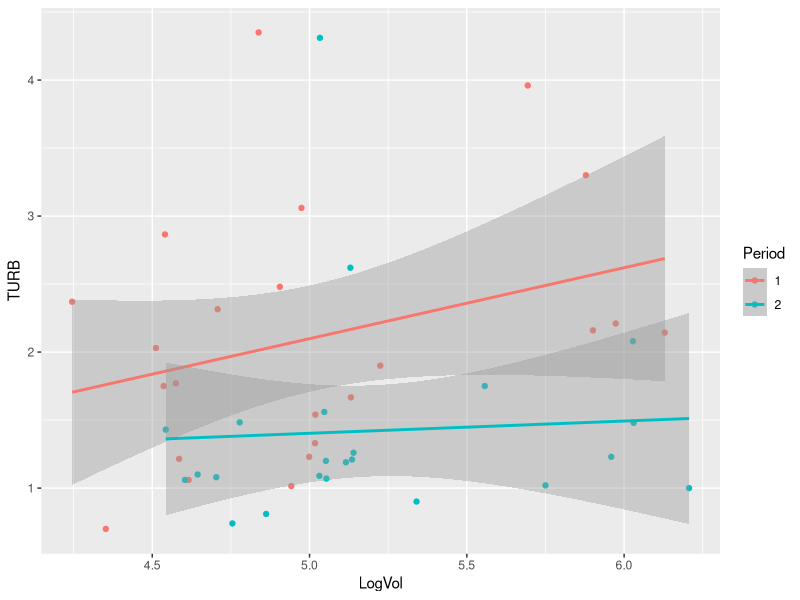
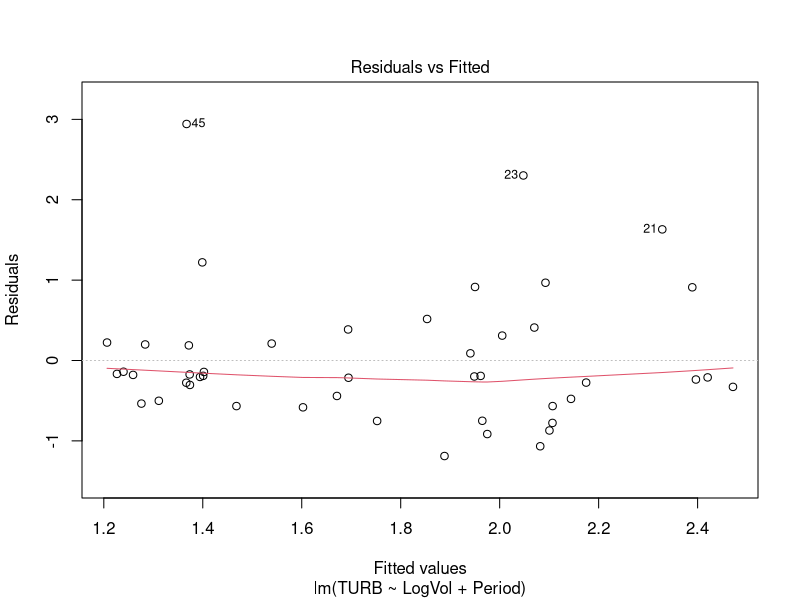
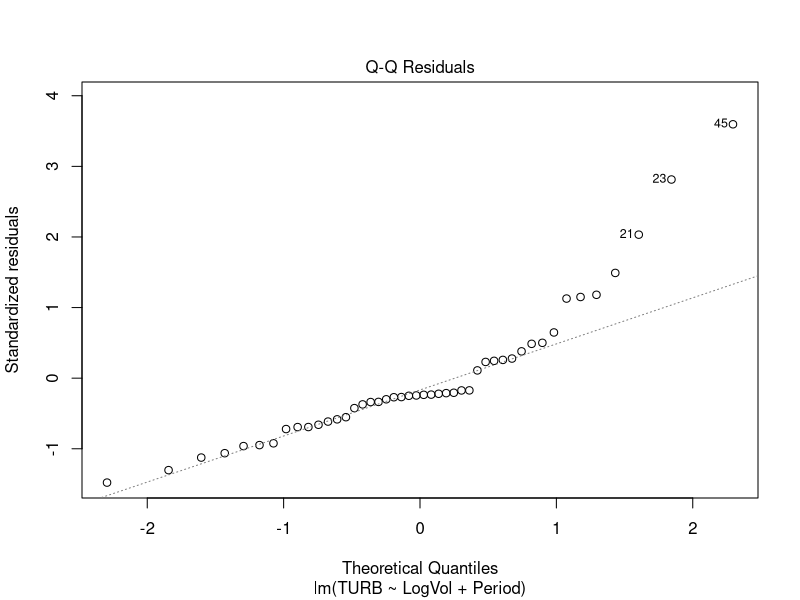
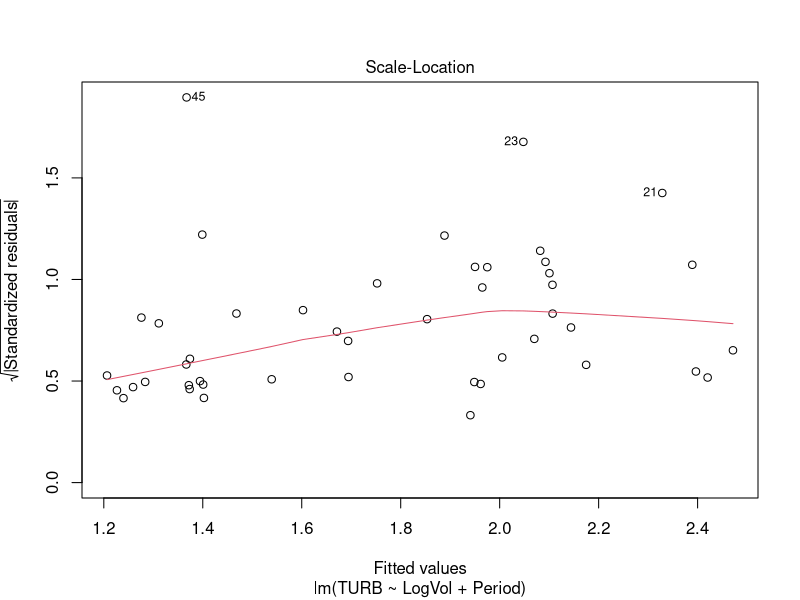
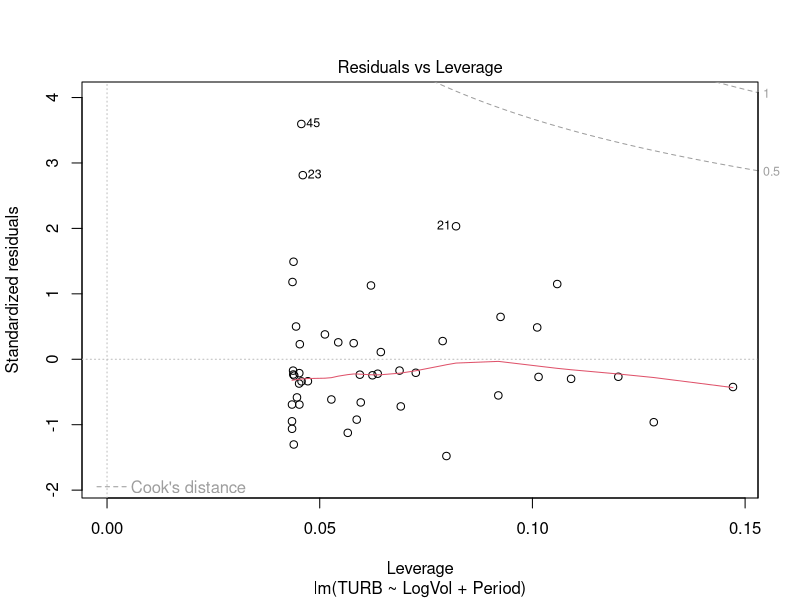
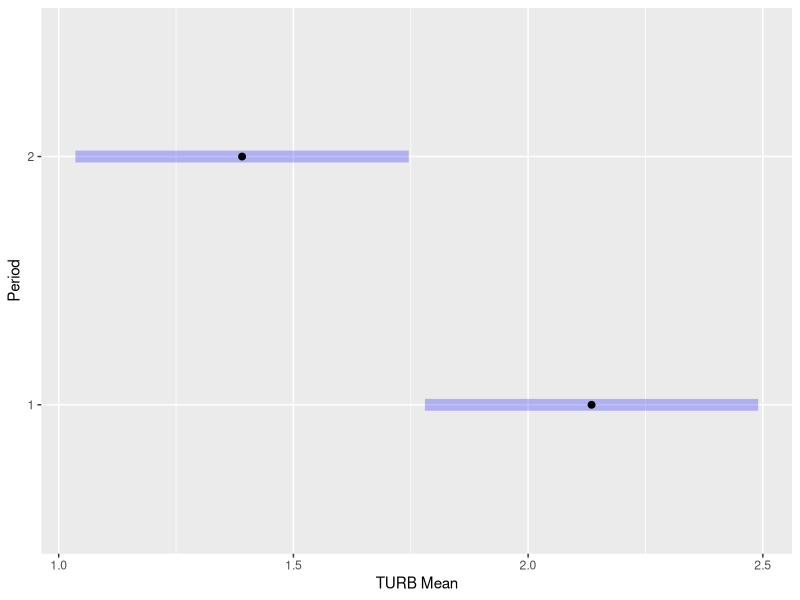
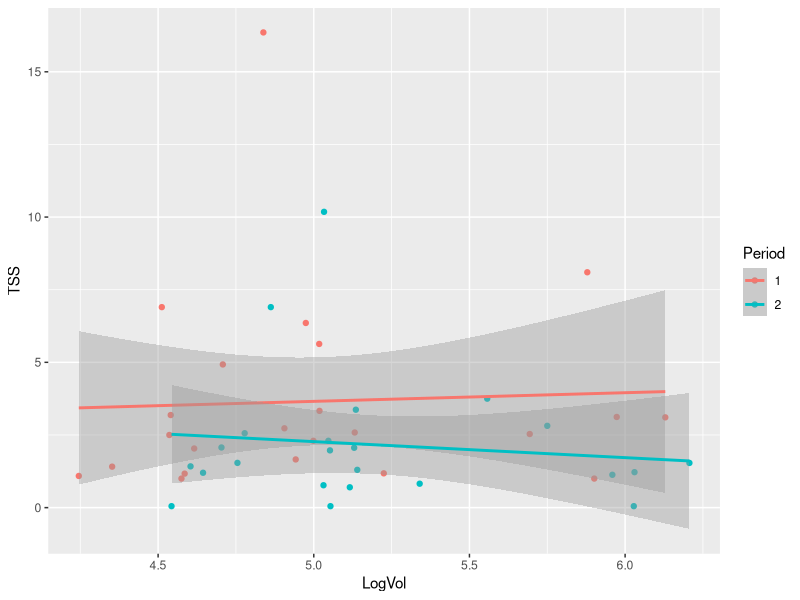
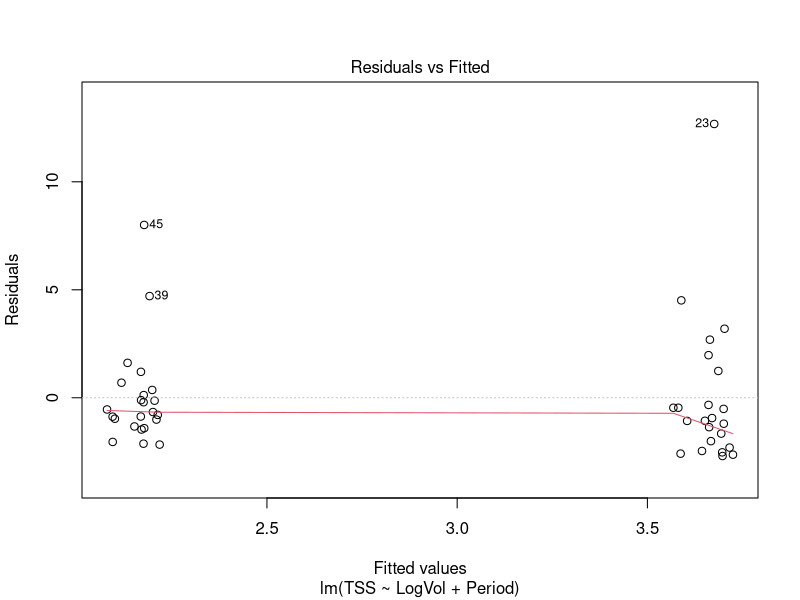

The R script that drew these images, in order:
#load in packages
library(ggplot2)
library(tidyverse)
library(coin)
library(MASS)
library(here)
library(emmeans)
library(dbplyr)

#upload data sets
WQI_Vol_Per <- read.csv(here("WQI_Volume_Data_Grouped.csv"))
summary(WQI_Vol_Per)

Nutr_Per <- read.csv(here("Nutrient_Data_Grouped.csv"))
summary(Nutr_Per)

#join nutrient data with volume data
Nutr_Vol_Per <- inner_join(WQI_Vol_Per,Nutr_Per)

#log volume to be on an easier scale to read/compare
Nutr_Vol_Per$LogVol <- log10(Nutr_Vol_Per$Volume)

#check period class type
class(Nutr_Vol_Per$Period)
#change to factor
Nutr_Vol_Per$Period <- factor(Nutr_Vol_Per$Period)
#check again
class(Nutr_Vol_Per$Period)
levels(Nutr_Vol_Per$Period)

#create regression of turbidity (TURB) against volume and period
TurbVolMod <- lm(TURB ~ LogVol + Period, data = Nutr_Vol_Per)
summary(TurbVolMod)

qplot(data=Nutr_Vol_Per,x=LogVol,y=TURB, color=Period) + 
  geom_smooth(method="lm")
  
#diagnostics
plot(TurbVolMod)

#pairwise comparisons
TurbPerContrast <- emmeans(TurbVolMod, "Period")
pairs(TurbPerContrast)
plot(TurbPerContrast, xlab="TURB Mean")


#repeat with total suspended sediments (TSS)
TSSVolMod <- lm(TSS ~ LogVol + Period, data = Nutr_Vol_Per)
summary(TSSVolMod)

qplot(data=Nutr_Vol_Per,x=LogVol,y=TSS, color=Period) + 
  geom_smooth(method="lm")

#diagnostics
plot(TSSVolMod)

#pairwise comparisons
TSSPerContrast <- emmeans(TSSVolMod, "Period")
pairs(TSSPerContrast)
plot(TSSPerContrast, xlab="TSS Mean")


#save joined dataset for future use
saveRDS(Nutr_Vol_Per, file="NutrientVolume_DataJoin.Rda")
